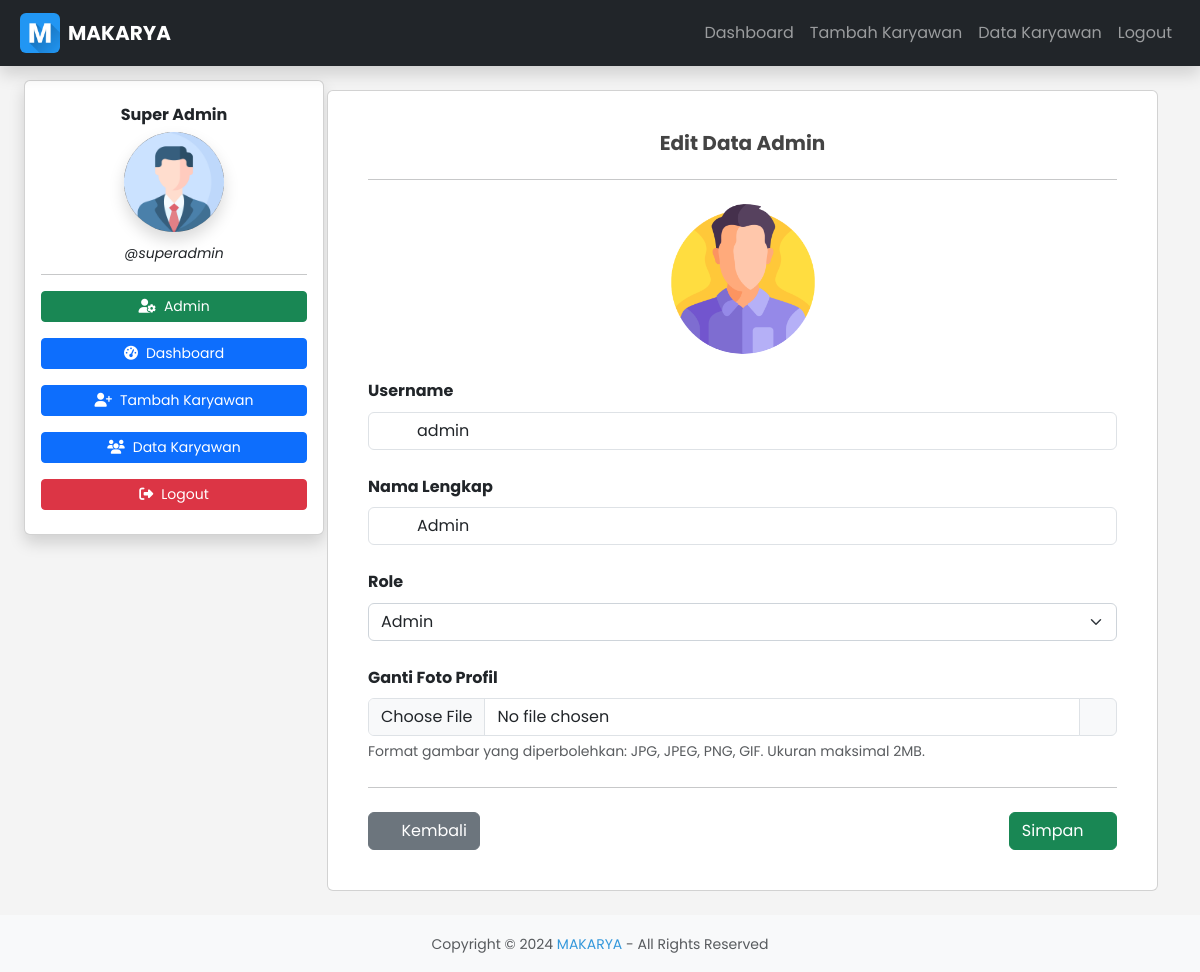
Screenshot of /edit_user.php?id=2 (signed in) with the database file from the repository.
### tables this page shows
CREATE TABLE `users` (
  `id` int(11) NOT NULL,
  `username` varchar(50) NOT NULL,
  `full_name` varchar(255) NOT NULL,
  `password` varchar(255) NOT NULL,
  `role` enum('admin','user','superadmin') NOT NULL,
  `foto` varchar(255) DEFAULT NULL,
  `created_at` timestamp NOT NULL DEFAULT current_timestamp()
);

### edit_user.php (the view, shortened to what this page needs)
<?php
require_once('./include/db_connection.php');
$id = $_GET['id'] ?? '';
$stmt = $conn->prepare("SELECT id, username, full_name, role, foto FROM users WHERE id = ?");
$stmt->bind_param("i", $id);
$stmt->execute();
$stmt->store_result();
$user = [];
$stmt->bind_result($userId, $username, $fullName, $role, $foto);
if ($stmt->fetch()) {
    $user = [
        'id' => $userId,
        'username' => $username,
        'full_name' => $fullName,
        'role' => $role,
        'foto' => $foto
    ];
}
?>
<?php include('./include/header.php'); ?>
<div class="container my-4">
    <div class="row">
        <div class="col-12 col-md-3">
            <?php include('./include/sidebar.php'); ?>
        </div>
        <div class="col-12 col-md-9">
            <div class="card p-4">
                <div class="card-body">
                    <h4 class="text-center">Edit Data <?php echo htmlspecialchars($user['full_name']); ?></h4>
                    <hr class="my-4">
                    <form id="editUserForm" method="POST" enctype="multipart/form-data">
                        <div class="text-center mb-4">
                            <img src="<?php echo !empty($user['foto']) ? 'uploads/users/' . htmlspecialchars($user['foto']) : './assets/images/logo.png'; ?>" alt="User Photo" class="rounded-circle" width="150" height="150">
                        </div>
                        <div class="mb-4">
                            <label for="username" class="form-label fw-bold">Username</label>
                            <div class="position-relative">
                                <i class="fa-regular fa-user position-absolute" style="left: 10px; top: 10px;"></i>
                                <input type="text" class="form-control ps-5" id="username" name="username" value="<?php echo htmlspecialchars($user['username']); ?>" readonly>
                            </div>
                        </div>
                        <div class="mb-4">
                            <label for="full_name" class="form-label fw-bold">Nama Lengkap</label>
                            <div class="position-relative">
                                <i class="fa-regular fa-id-card position-absolute" style="left: 10px; top: 10px;"></i>
                                <input type="text" class="form-control ps-5" id="full_name" name="full_name" value="<?php echo htmlspecialchars($user['full_name']); ?>" required>
                            </div>
                        </div>
                        <div class="mb-4">
                            <label for="role" class="form-label fw-bold">Role</label>
                            <select class="form-select" id="role" name="role" required>
                                <option value="admin" <?php echo ($user['role'] === 'admin') ? 'selected' : ''; ?>>Admin</option>
                            </select>
                        </div>
                        <div class="mb-4">
                            <label for="foto" class="form-label fw-bold">Ganti Foto Profil</label>
                            <div class="input-group">
                                <input type="file" class="form-control" id="foto" name="foto">
                                <span class="input-group-text"><i class="fa-regular fa-cloud-arrow-up"></i></span>
                            </div>
                            <div class="form-text text-muted small">Format gambar yang diperbolehkan: JPG, JPEG, PNG, GIF. Ukuran maksimal 2MB.</div>
                        </div>
                        <hr class="my-4">
                        <div class="d-flex justify-content-between">
                            <a href="admin.php" class="btn btn-secondary">
                                <i class="fa-regular fa-arrow-left me-2"></i>Kembali
                            </a>
                            <button type="submit" class="btn btn-success" id="saveButton">
                                Simpan<i class="fa-regular fa-save ms-2"></i>
                            </button>
                        </div>
                    </form>
                </div>
            </div>
        </div>
    </div>
</div>
<?php include('./include/footer.php'); ?>

### assets/css/main.css (style rules this page uses)
* { margin: 0; padding: 0; box-sizing: border-box; }
html { font-size: 16px; scroll-behavior: smooth; }
body { font-family: 'Poppins', sans-serif !important; line-height: 1.6; color: #333; background-color: #f4f4f4; margin: 0; padding: 0; }
a { color: #3498db; text-decoration: none; transition: color 0.3s; }
h1, h2, h3, h4, h5, h6 { font-weight: bold; color: #444; }
h4 { font-size: 1.25rem; }

### rows the page displays
users: full_name "Admin", foto (picture), username "admin", role "Admin"

### other values shown
$siteTitle "MAKARYA"
$_SESSION['full_name'] "Super Admin"
$_SESSION['username'] "superadmin"
